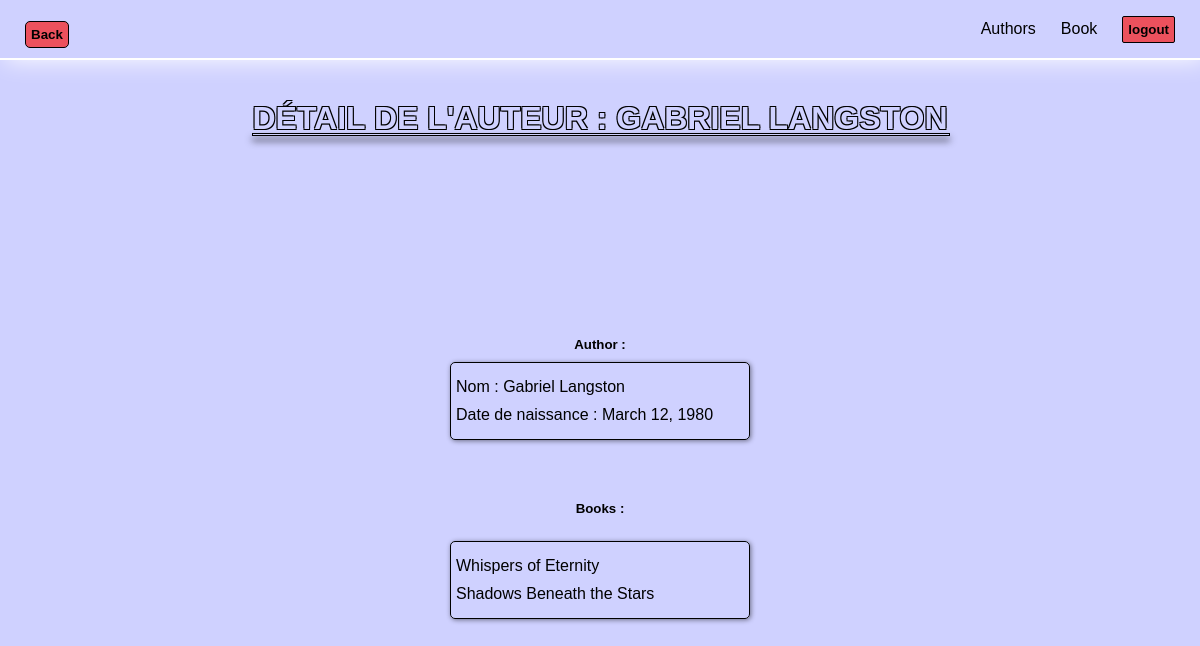
The app's page /author/23/ with its own data.
### library/models.py (models this page shows, shortened)
class Author(models.Model):
    name = models.CharField(max_length=50)
    birthdate = models.DateField()

class Book(models.Model):
    title = models.CharField(max_length=255)
    published = models.DateField()
    author = models.ForeignKey(Author, on_delete=models.CASCADE, related_name='books')

### library/views.py (the view, shortened to what this page needs)
# urls.py: path('author/<int:pk>/', views.AuthorDetail.as_view(), name='detail-author'),
class AuthorDetail(DetailView, FormMixin, LoginRequiredMixin ):
    model = Author
    template_name = 'detail-author.html'
    context_object_name = 'author'
    form_class = AuthorForm
    def get_context_data(self, **kwargs):
        context = super().get_context_data(**kwargs)
        context['form'] = AuthorForm(instance=self.get_object())
        return context

### library/form.py
class AuthorForm(forms.ModelForm):
    class Meta:
        model = Author
        fields = ['name', 'birthdate']
        widgets = {
            'name': forms.TextInput(attrs={"type": "text"}),
            'birthdate': forms.DateInput(attrs={"type": "date"})
        }
        labels = {
            'name': 'Nom',
            'birthdate': 'Date de naissance'
        }

### library/templates/detail-author.html (shortened to what this page needs)
{% extends "base.html" %}
{% block content %}
<h1 class="title author-detail">Détail de l'auteur : {{ author.name }}</h1>
<h5 id="title_detail_author"> Author :</h5>
<ul id="author-detail">
    <li>Nom : {{ author.name }}</li>
    <li>Date de naissance : {{ author.birthdate }}</li>
</ul>
<br><br>
{% if author.books.count > 0 %}
{% if author.books.count > 1 %}
<h5>Books : </h5>
{% else %}
<h5>Book : </h5>
{% endif %}
<ul>
    {% for book in author.books.all %}
    <li>
        <a href="/book/{{ book.id }}/detail">
            {{ book.title }}
        </a>
    </li>
    {% endfor %}
</ul>
{% else %}
<h5>Aucun livre enregistré pour cet auteur</h5>
{% endif %}
{% endblock %}

### library/static/css/styles.css (style rules this page uses)
* { margin: 0; padding: 0; box-sizing: border-box; }
body { display: flex; justify-content: center; align-items: center; flex-direction: column; background-color: #cfd1ff; min-height: 100vh; max-width: 100vw; overflow-x: hidden; font-family: 'Trebuchet MS', 'Lucida Sans Unicode', 'Lucida Grande', 'Lucida Sans', Arial, sans-serif; }
ul#author-detail { margin-top: 10px !important; }
h5#title_detail_author { margin-top: 90px; }
li { max-width: 100%; margin: 10px auto; display: flex; justify-content: space-between; }
h1 { color: #cfd1ff; text-align: center; font-family: 'Franklin Gothic Medium', 'Arial Narrow', Arial, sans-serif4; text-shadow: 1px 1px 0 black, -1px 1px 0 black, 1px -1px 0 black, -1px -1px 0 black; text-transform: uppercase; }

### records on screen
Author: name "GABRIEL LANGSTON", name "Gabriel Langston", birthdate "March 12, 1980"
Book: title "Whispers of Eternity"
Book: title "Shadows Beneath the Stars"
